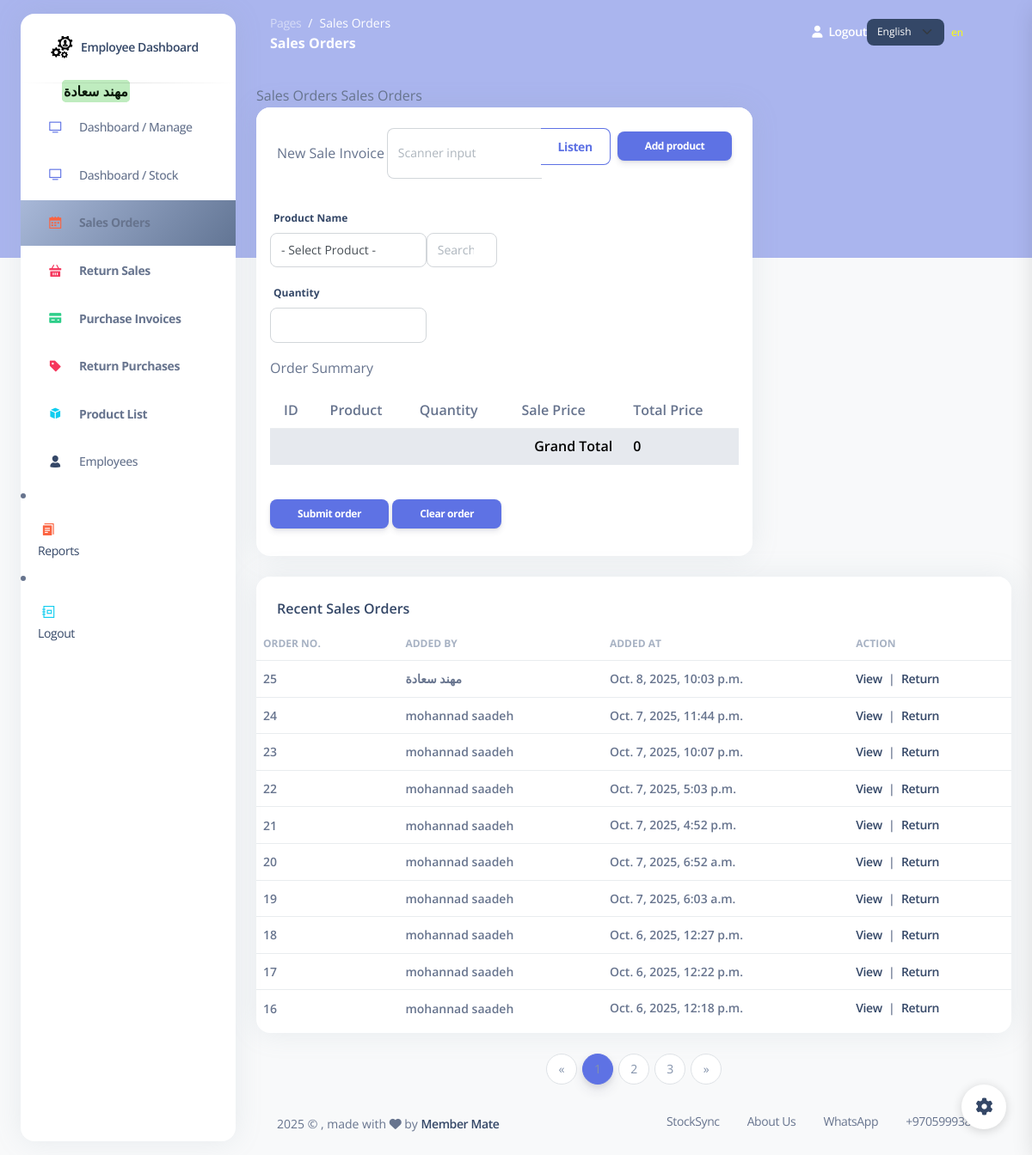
Before: /sales (signed in) with the older database file.
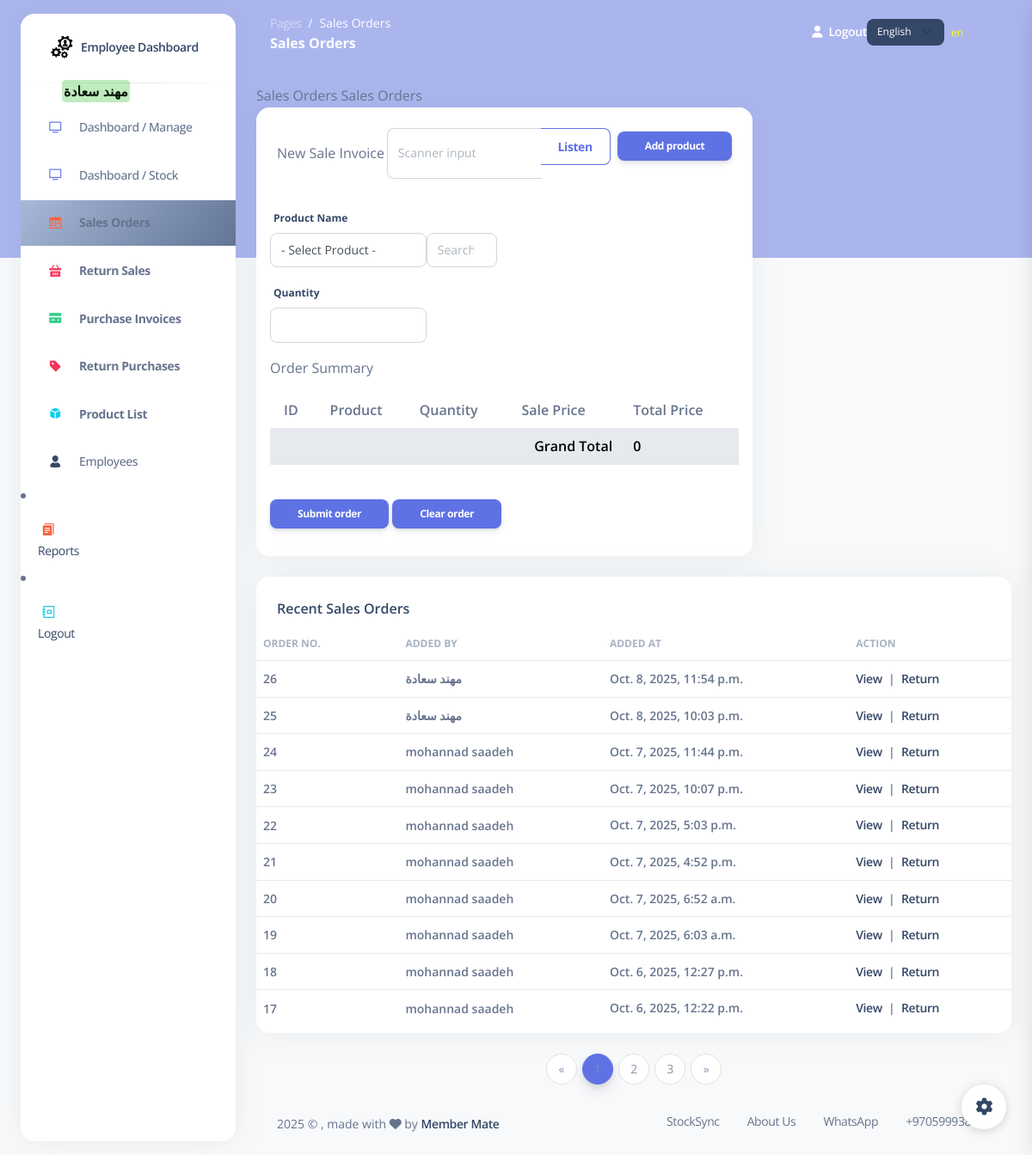
After: the same page with the newer database file.
### my_app/models.py (models this page shows)
class Sale_order(models.Model):
    employee = models.ForeignKey(Employee , related_name="sale_orders", on_delete=models.CASCADE) # RESTRICT  deleted >>  dont delete the item or ( default="Default", on_delete=models.SET_DEFAULT)
    total_amount = models.DecimalField(max_digits=10, decimal_places=2, default=0.00) #means the total amount of the order
    created_at = models.DateTimeField(auto_now_add=True)
    updated_at = models.DateTimeField(auto_now=True)
    objects = Sale_orderManager()

class Employee(models.Model):
    first_name = models.CharField(max_length=255)
    last_name = models.CharField(max_length=255)
    email = models.EmailField(max_length=255)
    DOB = models.DateField()
    password = models.CharField(max_length=255)
    confirm_password = models.CharField(max_length=255)
    is_active = models.BooleanField(default=False)
    created_at = models.DateTimeField(auto_now_add=True)
    updated_at = models.DateTimeField(auto_now=True)
    objects = EmployeeManager()

### my_app/views.py (the view)
# urls.py: path('sales', views.display_sales),
def display_sales(request):
    cart = _get_sale_cart(request)
    grand_total = sum(float(item.get('total_price', 0)) for item in cart)
    orders_qs = models.get_all_sales_orders()
    orders_page_number = request.GET.get('orders_page')
    orders_paginator = Paginator(orders_qs, 10)  # 10 orders per page
    orders_page = orders_paginator.get_page(orders_page_number)
    context = {
            'sale_order': cart,
            'products': models.get_all_products(),
            'orders' : orders_page,
            'employee': models.get_employee_by_id(request.session['employee_id']),
            'grand_total': grand_total,
            'orders_paginator': orders_paginator,
        }
    return render(request , 'sale_orders.html', context )

### my_app/models.py (called while the page is built)
def get_employee_by_id(id):
    return Employee.objects.get(id=id)

def get_all_products():
    return Product.objects.all()

def get_all_sales_orders():#--------------------------------------------Mai
    return Sale_order.objects.all().order_by('-created_at')

### my_app/views.py (called while the page is built)
def _get_sale_cart(request):
    return request.session.get('sale_order', [])

### my_app/templates/sale_orders.html (shortened to what the changed rows need)
{% extends 'layouts/base.html' %}
{% load static %}
{% load i18n %}
{% block content %}
<div class="row">
    <div class="col-8">
    <div class="card mb-4">
        <div class="card-body">
            <form action="/submet_sale_order" method="post">
            <table class="table">
                <tr >
                    <th class="ps-3">{% trans "ID" %}</th>
                    <th class="ps-3">{% trans "Product" %}</th>
                    <th>{% trans "Quantity" %}</th>
                    <th class="ps-3">{% trans "Sale Price" %}</th>
                    <th class="ps-3">{% trans "Total Price" %}</th>
                </tr>
            </table>
            </div>
    </div>
    </div>
</div>
<div class="row">
    <div class="col-12">
    <div class="card mb-4">
        <div class="card-body px-0 pt-0 pb-2">
        <div class="table-responsive p-0">
            <table class="table align-items-center justify-content-center mb-0">
            <thead>
                <tr>
                <th class="text-uppercase text-secondary text-xs font-weight-bolder opacity-7 ps-2">{% trans "Order No." %}</th>
                <th class="text-uppercase text-secondary text-xs font-weight-bolder opacity-7 ps-2 ">{% trans "Added by" %}</th>
                <th class="text-uppercase text-secondary text-xs font-weight-bolder opacity-7 ps-2 ">{% trans "Added at" %}</th>
                <th class="text-uppercase text-secondary text-xs font-weight-bolder opacity-7 ps-2">{% trans "Action" %}</th>
                </tr>
            </thead>
            <tbody>
                {% for order in orders %}
                <tr>
                <td>
                    <p class="text-sm mb-0 font-weight-bold mb-0"> {{order.id}} </p>
                </td>
                <td>
                    <p class="text-sm mb-0 font-weight-bold mb-0"> {{order.employee.first_name}} {{order.employee.last_name}}</p>
                </td>
                <td>
                    <span class="text-sm mb-0 font-weight-bold">{{order.created_at}}</span>
                </td>
                <td>
                    <span class="text-sm  mb-0 font-weight-bold">
                        <a href="/view_sale_order/{{order.id}}">{% trans "View" %}</a>
                        &nbsp;|&nbsp;
                        <a href="{% url 'sale_return_create' order.id %}" class="return-link" data-return-label="{% trans "Sale" %} #{{ order.id }}">{% trans "Return" %}</a>
                    </span>
                </td>
                </tr>
                {% endfor %}
            </tbody>
            </table>
        </div>
        </div>
    </div>
    </div>
</div>
{% if orders_paginator.num_pages > 1 %}
<div class="row">
    <div class="col-12 d-flex justify-content-center">
        <nav aria-label="Orders pagination">
            <ul class="pagination">
                {% for num in orders.paginator.page_range %}
                    {% if orders.number == num %}
                        <li class="page-item active"><span class="page-link">{{ num }}</span></li>
                    {% else %}
                        <li class="page-item"><a class="page-link" href="?orders_page={{ num }}">{{ num }}</a></li>
                    {% endif %}
                {% endfor %}
            </ul>
        </nav>
    </div>
</div>
{% endif %}
{% endblock content %}

Changed rows visible on the page:
no longer on this page (row unchanged): Sale_order: id "16", employee.first_name "mohannad", employee.last_name "saadeh", created_at "Oct. 6, 2025, 12:18 p.m."
added Sale_order: id "26", employee.first_name "مهند", employee.last_name "سعادة", created_at "Oct. 8, 2025, 11:54 p.m."
